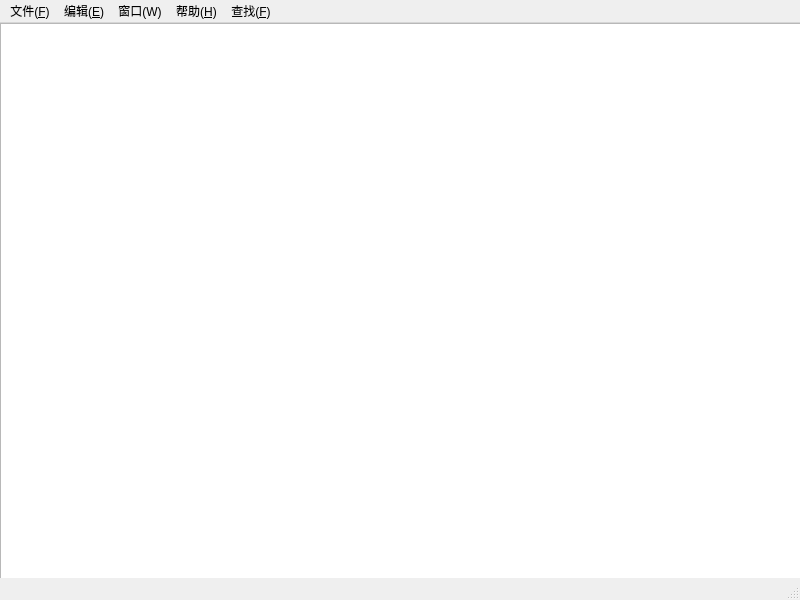
<?xml version="1.0" encoding="UTF-8"?>
<ui version="4.0">
 <class>MainWindow</class>
 <widget class="QMainWindow" name="MainWindow">
  <property name="geometry">
   <rect>
    <x>0</x>
    <y>0</y>
    <width>800</width>
    <height>600</height>
   </rect>
  </property>
  <property name="windowTitle">
   <string>MainWindow</string>
  </property>
  <widget class="QWidget" name="centralwidget">
   <widget class="QTextEdit" name="textEdit">
    <property name="geometry">
     <rect>
      <x>0</x>
      <y>0</y>
      <width>821</width>
      <height>571</height>
     </rect>
    </property>
   </widget>
  </widget>
  <widget class="QMenuBar" name="menubar">
   <property name="geometry">
    <rect>
     <x>0</x>
     <y>0</y>
     <width>800</width>
     <height>29</height>
    </rect>
   </property>
   <widget class="QMenu" name="menu_F">
    <property name="title">
     <string>文件(&amp;F)</string>
    </property>
    <addaction name="actionNew"/>
    <addaction name="actionOpen"/>
    <addaction name="actionSave"/>
    <addaction name="actionSaveAs"/>
    <addaction name="actionExit"/>
   </widget>
   <widget class="QMenu" name="menu_E">
    <property name="title">
     <string>编辑(&amp;E)</string>
    </property>
    <addaction name="actionUndo"/>
    <addaction name="actionRedo"/>
    <addaction name="actionCut"/>
    <addaction name="actionCopy"/>
    <addaction name="actionPaste"/>
   </widget>
   <widget class="QMenu" name="menu_W">
    <property name="title">
     <string>窗口(W)</string>
    </property>
    <addaction name="actionClose"/>
    <addaction name="actionCloseAll"/>
    <addaction name="actionTile"/>
    <addaction name="actionCascade"/>
    <addaction name="actionNext"/>
    <addaction name="actionPrevious"/>
   </widget>
   <widget class="QMenu" name="menu_H">
    <property name="title">
     <string>帮助(&amp;H)</string>
    </property>
    <addaction name="actionAbout"/>
    <addaction name="actionAboutQt"/>
   </widget>
   <widget class="QMenu" name="menu_F_2">
    <property name="title">
     <string>查找(&amp;F)</string>
    </property>
    <addaction name="action_F"/>
   </widget>
   <addaction name="menu_F"/>
   <addaction name="menu_E"/>
   <addaction name="menu_W"/>
   <addaction name="menu_H"/>
   <addaction name="menu_F_2"/>
  </widget>
  <widget class="QStatusBar" name="statusbar"/>
  <action name="actionNew">
   <property name="icon">
    <iconset>
     <normaloff>../../../Users/28624/Documents/images/images/new.png</normaloff>../../../Users/28624/Documents/images/images/new.png</iconset>
   </property>
   <property name="text">
    <string>新建文件(&amp;N)</string>
   </property>
   <property name="shortcut">
    <string>Ctrl+N</string>
   </property>
  </action>
  <action name="actionOpen">
   <property name="icon">
    <iconset>
     <normaloff>../../../Users/28624/Documents/images/images/open.png</normaloff>../../../Users/28624/Documents/images/images/open.png</iconset>
   </property>
   <property name="text">
    <string>打开文件(&amp;O)</string>
   </property>
   <property name="shortcut">
    <string>Ctrl+O</string>
   </property>
  </action>
  <action name="actionSave">
   <property name="icon">
    <iconset>
     <normaloff>../../../Users/28624/Documents/images/images/save.png</normaloff>../../../Users/28624/Documents/images/images/save.png</iconset>
   </property>
   <property name="text">
    <string>保存(&amp;S)</string>
   </property>
   <property name="shortcut">
    <string>Ctrl+S</string>
   </property>
  </action>
  <action name="actionSaveAs">
   <property name="icon">
    <iconset>
     <normaloff>../../../Users/28624/Documents/images/images/saveAs.png</normaloff>../../../Users/28624/Documents/images/images/saveAs.png</iconset>
   </property>
   <property name="text">
    <string>另存为(&amp;A)</string>
   </property>
  </action>
  <action name="actionExit">
   <property name="icon">
    <iconset>
     <normaloff>../../../Users/28624/Documents/images/images/exit.png</normaloff>../../../Users/28624/Documents/images/images/exit.png</iconset>
   </property>
   <property name="text">
    <string>退出(&amp;X)</string>
   </property>
  </action>
  <action name="actionUndo">
   <property name="icon">
    <iconset>
     <normaloff>../../../Users/28624/Documents/images/images/undo.png</normaloff>../../../Users/28624/Documents/images/images/undo.png</iconset>
   </property>
   <property name="text">
    <string>撤销(U)</string>
   </property>
   <property name="shortcut">
    <string>Ctrl+Z</string>
   </property>
  </action>
  <action name="actionRedo">
   <property name="icon">
    <iconset>
     <normaloff>../../../Users/28624/Documents/images/images/redo.png</normaloff>../../../Users/28624/Documents/images/images/redo.png</iconset>
   </property>
   <property name="text">
    <string>恢复(&amp;R)</string>
   </property>
   <property name="shortcut">
    <string>Ctrl+Y</string>
   </property>
  </action>
  <action name="actionCut">
   <property name="icon">
    <iconset>
     <normaloff>../../../Users/28624/Documents/images/images/cut.png</normaloff>../../../Users/28624/Documents/images/images/cut.png</iconset>
   </property>
   <property name="text">
    <string>剪切(T)</string>
   </property>
   <property name="shortcut">
    <string>Ctrl+X</string>
   </property>
  </action>
  <action name="actionCopy">
   <property name="icon">
    <iconset>
     <normaloff>../../../Users/28624/Documents/images/images/copy.png</normaloff>../../../Users/28624/Documents/images/images/copy.png</iconset>
   </property>
   <property name="text">
    <string>复制(&amp;C)</string>
   </property>
   <property name="shortcut">
    <string>Ctrl+C</string>
   </property>
  </action>
  <action name="actionPaste">
   <property name="icon">
    <iconset>
     <normaloff>../../../Users/28624/Documents/images/images/paste.png</normaloff>../../../Users/28624/Documents/images/images/paste.png</iconset>
   </property>
   <property name="text">
    <string>粘贴(&amp;V)</string>
   </property>
   <property name="shortcut">
    <string>Ctrl+V</string>
   </property>
  </action>
  <action name="actionClose">
   <property name="text">
    <string>关闭(&amp;O)</string>
   </property>
  </action>
  <action name="actionCloseAll">
   <property name="text">
    <string>关闭所有窗口(&amp;A)</string>
   </property>
  </action>
  <action name="actionTile">
   <property name="text">
    <string>平铺(T)</string>
   </property>
  </action>
  <action name="actionCascade">
   <property name="text">
    <string>层叠(&amp;C)</string>
   </property>
  </action>
  <action name="actionNext">
   <property name="icon">
    <iconset>
     <normaloff>../../../Users/28624/Documents/images/images/next.png</normaloff>../../../Users/28624/Documents/images/images/next.png</iconset>
   </property>
   <property name="text">
    <string>下一个(&amp;X)</string>
   </property>
   <property name="shortcut">
    <string>Ctrl+Tab</string>
   </property>
  </action>
  <action name="actionPrevious">
   <property name="icon">
    <iconset>
     <normaloff>../../../Users/28624/Documents/images/images/previous.png</normaloff>../../../Users/28624/Documents/images/images/previous.png</iconset>
   </property>
   <property name="text">
    <string>上一个(V)</string>
   </property>
   <property name="shortcut">
    <string>Ctrl+Shift+Backspace</string>
   </property>
  </action>
  <action name="actionAbout">
   <property name="icon">
    <iconset>
     <normaloff>../../../Users/28624/Documents/images/images/about.png</normaloff>../../../Users/28624/Documents/images/images/about.png</iconset>
   </property>
   <property name="text">
    <string>关于(&amp;A)</string>
   </property>
  </action>
  <action name="actionAboutQt">
   <property name="text">
    <string>关于Qt(&amp;Q)</string>
   </property>
  </action>
  <action name="action_F">
   <property name="text">
    <string>查找(&amp;F)</string>
   </property>
  </action>
 </widget>
 <resources/>
 <connections/>
</ui>
